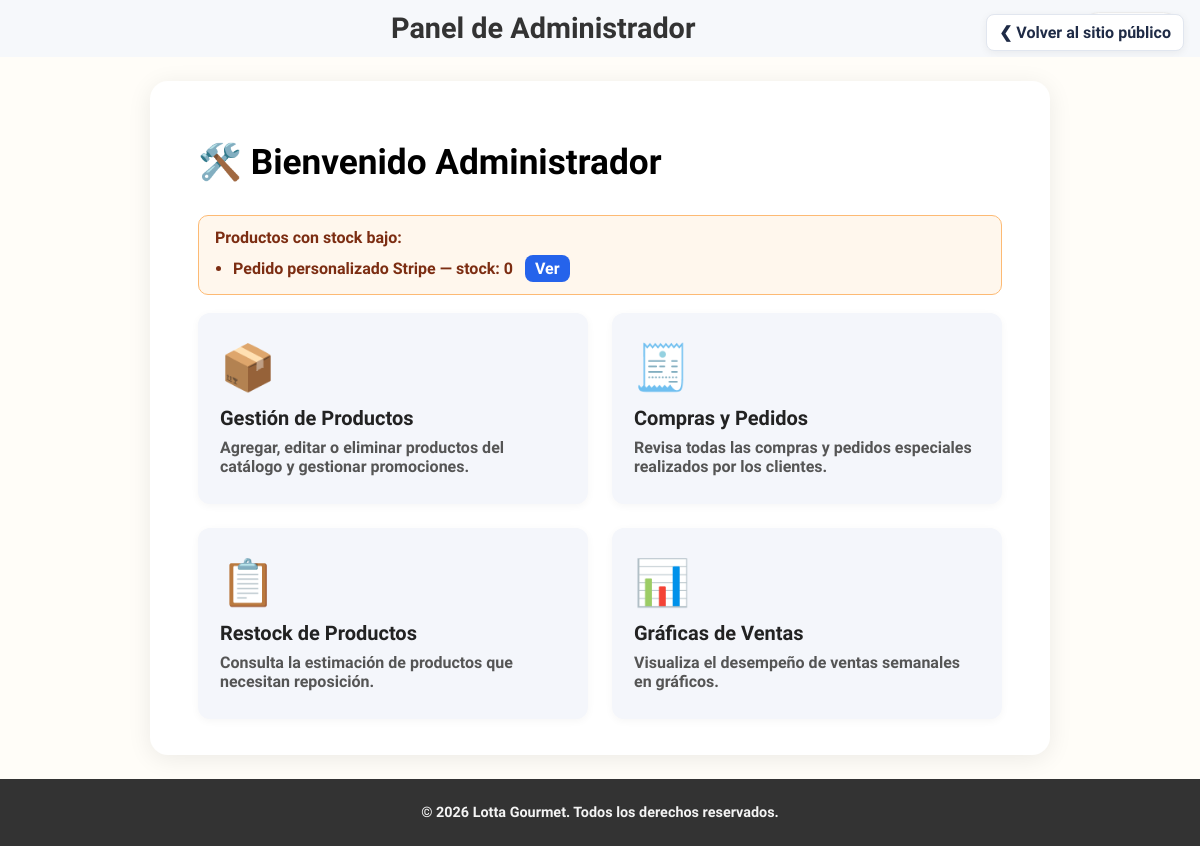
/admin (signed in), run on an earlier commit of the app's database.
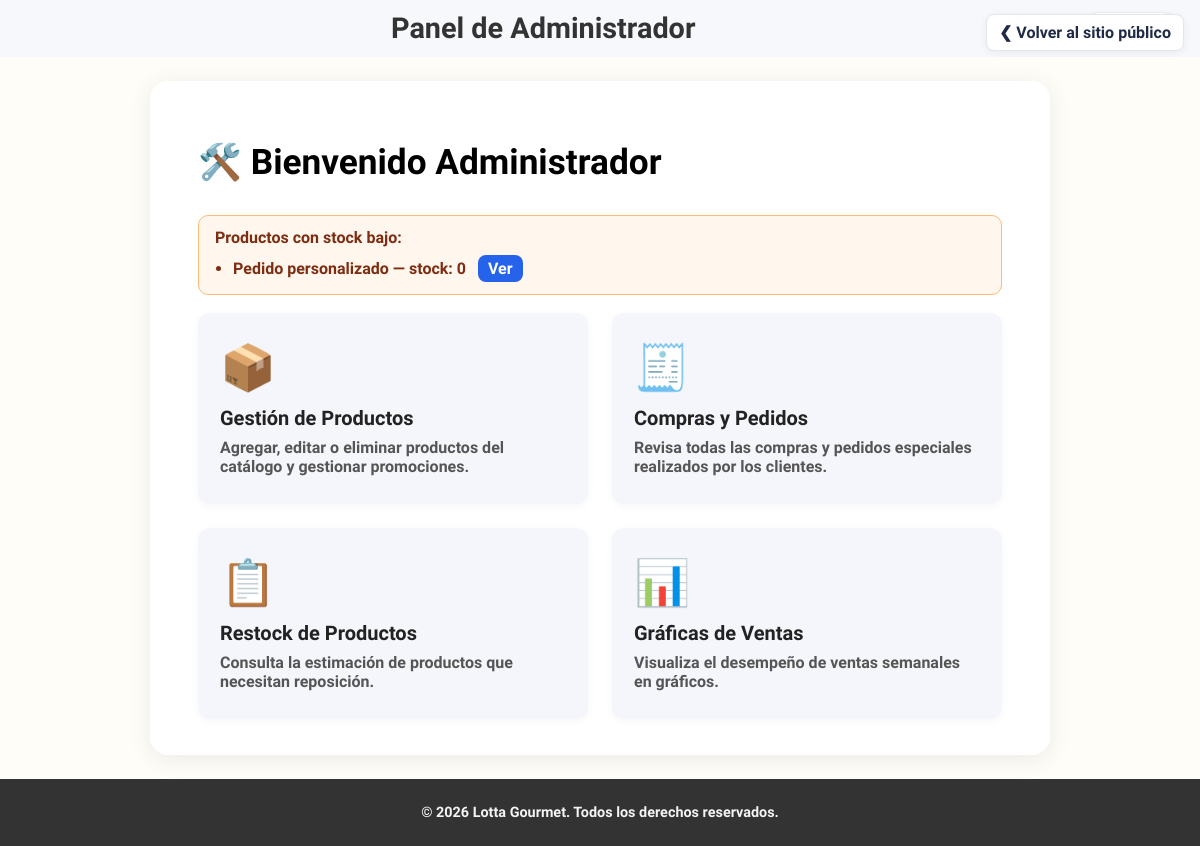
And on a later commit of the database.
### tables this page shows
CREATE TABLE `productos` (
  `id_producto` int(11) NOT NULL,
  `nombre` varchar(255) NOT NULL,
  `descripcion` text DEFAULT NULL,
  `precio` decimal(10,2) NOT NULL,
  `stock` int(11) NOT NULL,
  `imagen` varchar(255) DEFAULT NULL,
  `en_promocion` tinyint(1) NOT NULL DEFAULT 0,
  `precio_oferta` decimal(10,2) DEFAULT NULL
);

### Controller/AdminController.php (called while the page is built, shortened)
<?php
class AdminController {
    public function panel() {
        $database = new Database();
        $db = $database->getConnection();
        $db->exec("SET NAMES 'utf8mb4'");
        $umbral = 3;
        $stmt = $db->prepare('SELECT id_producto, nombre, stock FROM productos WHERE stock <= :umbral ORDER BY stock ASC, nombre ASC');
        $stmt->bindValue(':umbral', $umbral, PDO::PARAM_INT);
        $stmt->execute();
        $lowStock = $stmt->fetchAll(PDO::FETCH_ASSOC);
        require_once 'View/plantillas/header.php';
        require_once 'View/paginas/admin_panel.php';
        require_once 'View/plantillas/footer.php';
    }
}

### View/paginas/admin_panel.php (the view, shortened to what this page needs)
<main class="contenido-principal">
    <div class="admin-panel-card">
        <h1>🛠️ Bienvenido Administrador</h1>
        <?php if (isset($lowStock) && is_array($lowStock) && count($lowStock) > 0): ?>
            <div class="alert-low-stock">
                <strong>Productos con stock bajo:</strong>
                <ul>
                    <?php foreach ($lowStock as $p): ?>
                        <li>
                            <?php echo htmlspecialchars($p['nombre']); ?> — stock: <strong><?php echo (int)$p['stock']; ?></strong>
                            <a class="btn-restock" href="<?php echo BASE_URL; ?>admin/productos?id=<?php echo (int)$p['id_producto']; ?>">Ver</a>
                        </li>
                    <?php endforeach; ?>
                </ul>
            </div>
        <?php endif; ?>
        <div class="admin-panel-grid">
            <a class="admin-panel-item" href="<?php echo BASE_URL; ?>admin/productos">
                <div class="admin-panel-icon">📦</div>
                <div class="admin-panel-title">Gestión de Productos</div>
                <div class="admin-panel-desc">Agregar, editar o eliminar productos del catálogo y gestionar promociones.</div>
            </a>
            <a class="admin-panel-item" href="<?php echo BASE_URL; ?>admin/compras">
                <div class="admin-panel-icon">🧾</div>
                <div class="admin-panel-title">Compras y Pedidos</div>
                <div class="admin-panel-desc">Revisa todas las compras y pedidos especiales realizados por los clientes.</div>
            </a>
            <a class="admin-panel-item" href="<?php echo BASE_URL; ?>admin/restock">
                <div class="admin-panel-icon">📋</div>
                <div class="admin-panel-title">Restock de Productos</div>
                <div class="admin-panel-desc">Consulta la estimación de productos que necesitan reposición.</div>
            </a>
            <a class="admin-panel-item" href="<?php echo BASE_URL; ?>admin/graficas">
                <div class="admin-panel-icon">📊</div>
                <div class="admin-panel-title">Gráficas de Ventas</div>
                <div class="admin-panel-desc">Visualiza el desempeño de ventas semanales en gráficos.</div>
            </a>
        </div>
    </div>
</main>

What changed in the data, as far as the page shows it:
changed productos: nombre "Pedido personalizado Stripe" → "Pedido personalizado"
